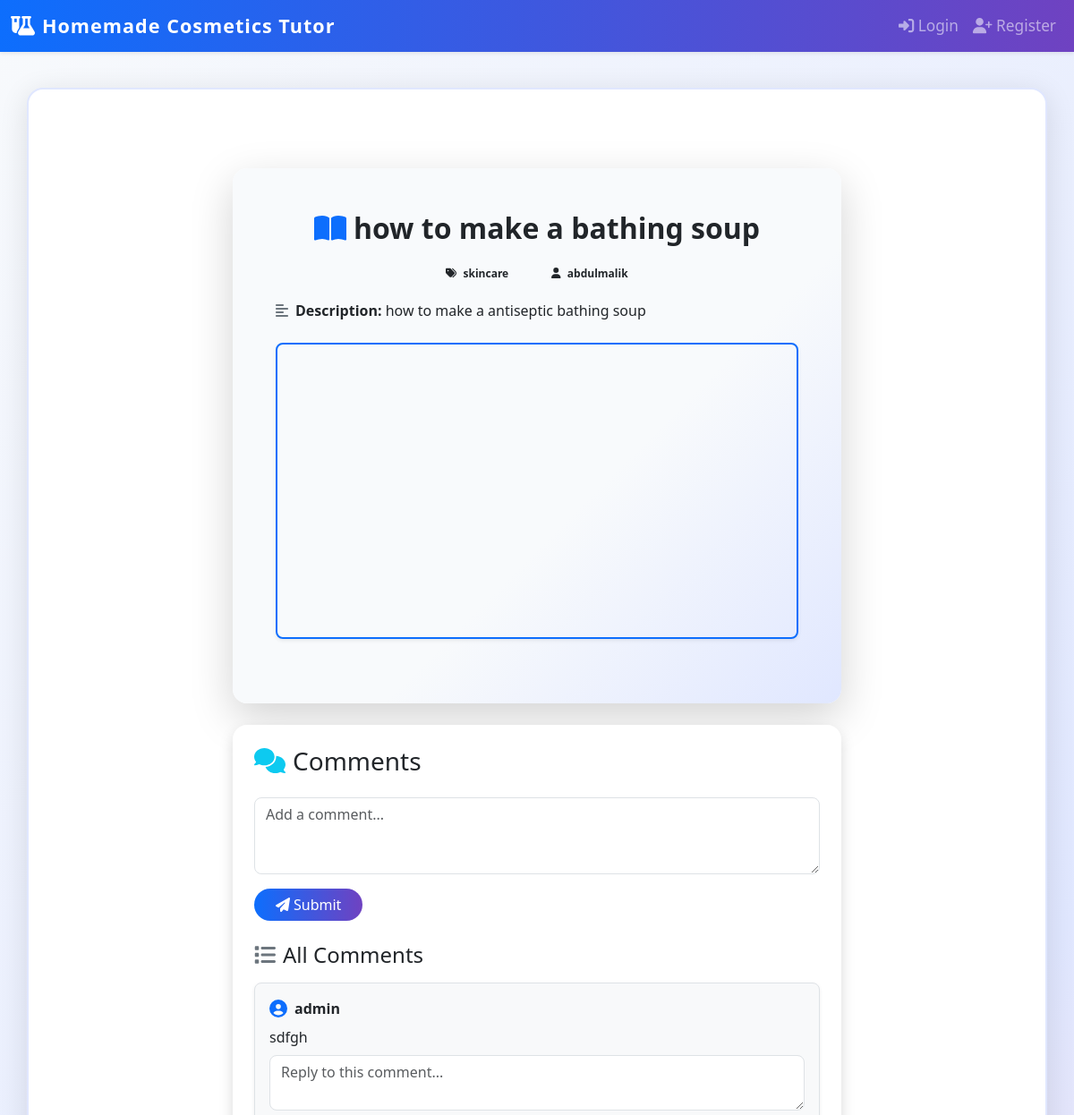
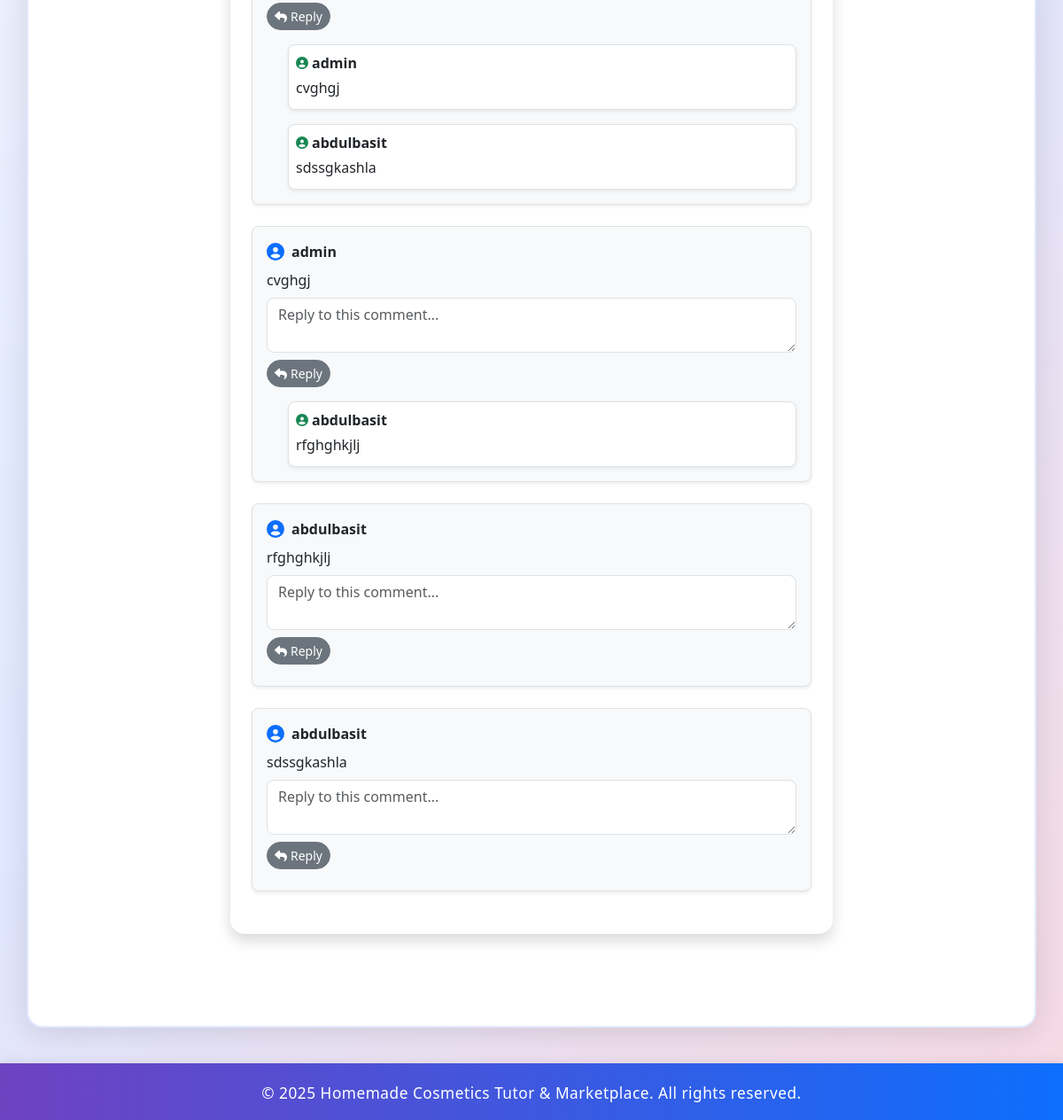
The page /tutorial/4 on the database its author committed (2 pictures, top to bottom).
### app/model.py (models this page shows, shortened)
class Tutorial(db.Model):
    id = db.Column(db.Integer, primary_key=True)
    title = db.Column(db.String(200), nullable=False)
    category = db.Column(db.String(100), nullable=False)
    description = db.Column(db.Text, nullable=True)
    file_path = db.Column(db.String(300), nullable=True)  # Now optional
    youtube_link = db.Column(db.String(300), nullable=True)  # New field
    uploaded_by = db.Column(db.Integer, db.ForeignKey('user.id'), nullable=False)  # Foreign key to User
    uploader = db.relationship('User', backref='tutorials')  # Relationship to User

class User(db.Model, UserMixin):
    id = db.Column(db.Integer, primary_key=True)
    username = db.Column(db.String(150), nullable=False, unique=True)
    email = db.Column(db.String(150), nullable=False, unique=True)
    password_hash = db.Column(db.String(256), nullable=False)
    role = db.Column(db.String(50), nullable=False)  # 'facilitator' or 'learner'
    is_admin = db.Column(db.Boolean, default=False)  # Admin flag
    notifications = db.relationship('Notification', backref='user', lazy='dynamic')

class Comment(db.Model):
    id = db.Column(db.Integer, primary_key=True)
    text = db.Column(db.Text, nullable=False)
    tutorial_id = db.Column(db.Integer, db.ForeignKey('tutorial.id'), nullable=False)
    user_id = db.Column(db.Integer, db.ForeignKey('user.id'), nullable=False)
    parent_id = db.Column(db.Integer, db.ForeignKey('comment.id'), nullable=True)  # For replies
    replies = db.relationship('Comment', backref=db.backref('parent', remote_side=[id]), lazy='dynamic')
    user = db.relationship('User', backref='comments')  # Add this relationship
    timestamp = db.Column(db.DateTime, default=datetime.utcnow)

### app/routes.py (the view, shortened to what this page needs)
@app.route('/tutorial/<int:tutorial_id>', methods=['GET', 'POST'])
def tutorial_detail(tutorial_id):
    tutorial = Tutorial.query.get_or_404(tutorial_id)  # Fetch the tutorial by ID
    comments = Comment.query.filter_by(tutorial_id=tutorial_id).all()  # Fetch comments for the tutorial
    return render_template('tutorial_detail.html', tutorial=tutorial, comments=comments)

### app/__init__.py (called while the page is built)
def youtube_id(value):
    if re.match(r'^[A-Za-z0-9_-]{11}$', value):
        return value
    patterns = [
        r'youtu\.be/([A-Za-z0-9_-]{11})',
        r'youtube\.com/watch\\?v=([A-Za-z0-9_-]{11})',
        r'youtube\.com/embed/([A-Za-z0-9_-]{11})',
        r'youtube\.com/v/([A-Za-z0-9_-]{11})'
    ]
    for pattern in patterns:
        match = re.search(pattern, value)
        if match:
            return match.group(1)
    return value

### app/templates/tutorial_detail.html (shortened to what this page needs)
{% extends "base.html" %}
{% block content %}
<div class="container py-5">
    <div class="row justify-content-center">
        <div class="col-lg-8">
            <div class="card shadow-lg rounded-4 border-0 mb-4" style="background: linear-gradient(135deg, #f8fafc 60%, #e0e7ff 100%);">
                <div class="card-body p-5">
                    <h2 class="card-title text-center mb-3" style="font-weight: 700;">
                        <i class="fas fa-book-open me-2 text-primary"></i>{{ tutorial.title }}
                    </h2>
                    <div class="d-flex flex-wrap justify-content-center gap-3 mb-3">
                        <span class="badge bg-gradient-primary text-dark rounded-pill px-3 py-2">
                            <i class="fas fa-tags me-1"></i> {{ tutorial.category }}
                        </span>
                        <span class="badge bg-gradient-success text-dark rounded-pill px-3 py-2">
                            <i class="fas fa-user me-1"></i> {{ tutorial.uploader.username }}
                        </span>
                    </div>
                    <p class="mb-4"><i class="fas fa-align-left me-2 text-secondary"></i><strong>Description:</strong> {{ tutorial.description }}</p>
                    {% if tutorial.youtube_link %}
                        <div class="ratio ratio-16x9 mb-4 rounded-3 overflow-hidden shadow-sm border border-2 border-primary">
                            <iframe src="https://www.youtube.com/embed/{{ tutorial.youtube_link | youtube_id }}" frameborder="0" allowfullscreen></iframe>
                        </div>
                    {% endif %}
                </div>
            </div>
            <div class="card shadow rounded-4 border-0 mb-4">
                <div class="card-body p-4">
                    <h3 class="mb-4"><i class="fas fa-comments me-2 text-info"></i>Comments</h3>
                    <form method="POST" action="{{ url_for('tutorial_detail', tutorial_id=tutorial.id) }}" class="mb-4">
                        <div class="mb-3">
                            <textarea name="comment" class="form-control rounded-3" rows="3" placeholder="Add a comment..." required></textarea>
                        </div>
                        <button type="submit" class="btn btn-primary rounded-pill px-4">
                            <i class="fas fa-paper-plane me-1"></i>Submit
                        </button>
                    </form>
                    <div>
                        <h4 class="mb-3"><i class="fas fa-list me-2 text-secondary"></i>All Comments</h4>
                        {% for comment in comments %}
                            <div class="mb-4 p-3 rounded-3 bg-light border border-1 shadow-sm">
                                <div class="d-flex align-items-center mb-2">
                                    <i class="fas fa-user-circle fa-lg me-2 text-primary"></i>
                                    <strong>{{ comment.user.username }}</strong>
                                </div>
                                <p class="mb-2">{{ comment.text }}</p>
                                <form method="POST" action="{{ url_for('add_reply', comment_id=comment.id) }}" class="mb-2">
                                    <div class="mb-2">
                                        <textarea name="reply" class="form-control rounded-3" rows="2" placeholder="Reply to this comment..." required></textarea>
                                    </div>
                                    <button type="submit" class="btn btn-secondary btn-sm rounded-pill">
                                        <i class="fas fa-reply me-1"></i>Reply
                                    </button>
                                </form>
                                {% for reply in comment.replies %}
                                    <div class="ms-4 mt-3 p-2 rounded-3 bg-white border border-1 shadow-sm">
                                        <div class="d-flex align-items-center mb-1">
                                            <i class="fas fa-user-circle fa-sm me-1 text-success"></i>
                                            <strong>{{ reply.user.username }}</strong>
                                        </div>
                                        <p class="mb-1">{{ reply.text }}</p>
                                    </div>
                                {% endfor %}
                            </div>
                        {% else %}
                            <p class="text-muted">No comments yet. Be the first to comment!</p>
                        {% endfor %}
                    </div>
                </div>
            </div>
        </div>
    </div>
</div>
{% endblock %}

### app/templates/base.html (style rules this page uses)
body { background: linear-gradient(135deg, #f8fafc 0%, #e0e7ff 60%, #f7d9e3 100%); min-height: 100vh; }
.btn, .alert { transition: box-shadow 0.2s, background 0.2s; }
.btn-primary { background: linear-gradient(90deg, #0d6efd 0%, #6f42c1 100%); border: none; }

### rows shown on the page
Tutorial: title "how to make a bathing soup", category "skincare", description "how to make a antiseptic bathing soup"
User: uploader.username "abdulmalik"
Comment: user.username "admin", text "sdfgh"
Comment: user.username "admin", text "cvghgj"
Comment: user.username "abdulbasit", text "sdssgkashla"
Comment: user.username "abdulbasit", text "rfghghkjlj"

### other values the page prints
{{ 2025 }} "2025"
